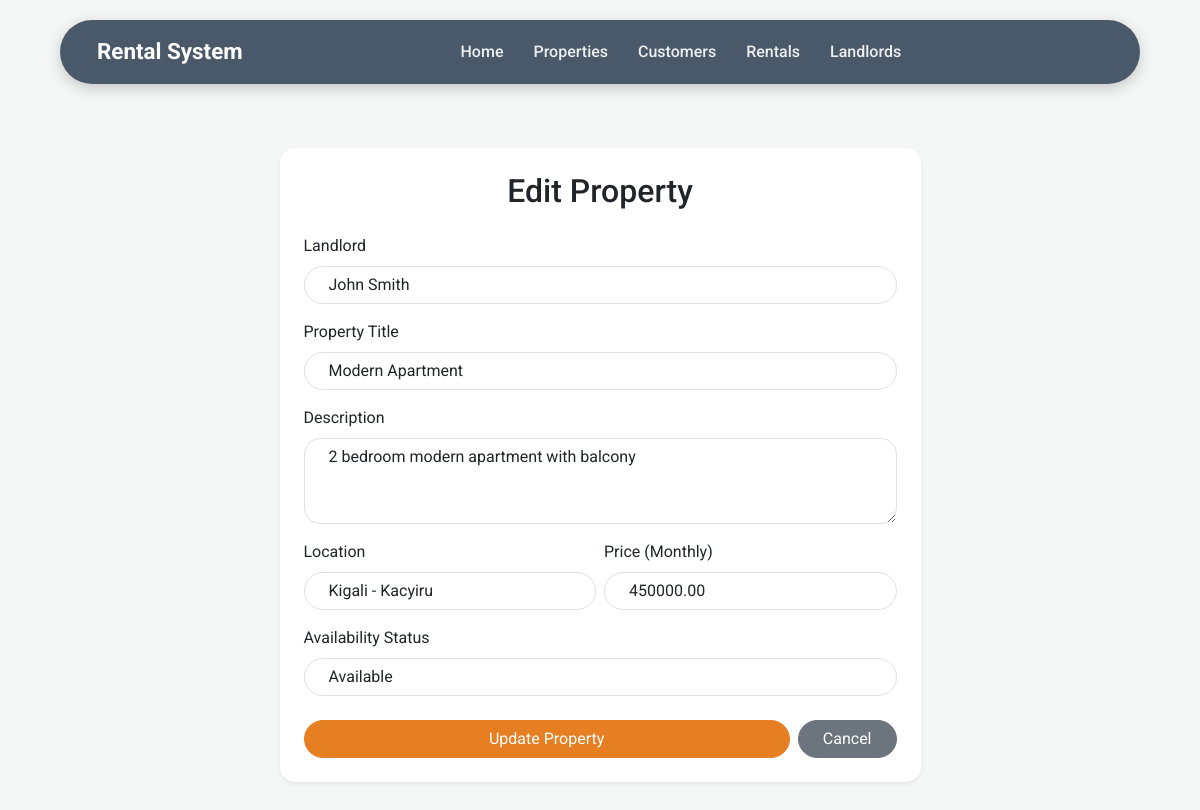
The app's page /properties/edit.php?id=1 with its own data.
### tables this page shows
CREATE TABLE Properties (
    property_id INT AUTO_INCREMENT PRIMARY KEY,
    landlord_id INT NOT NULL,
    title VARCHAR(100) NOT NULL,
    description TEXT,
    location VARCHAR(100) NOT NULL,
    price DECIMAL(10,2) NOT NULL,
    status ENUM('Available', 'Rented') DEFAULT 'Available',
    created_at DATETIME DEFAULT CURRENT_TIMESTAMP,
    CONSTRAINT fk_landlord
        FOREIGN KEY (landlord_id)
        REFERENCES Landlords(landlord_id)
        ON DELETE CASCADE
        ON UPDATE CASCADE
);

create table Landlords (
    landlord_id int(4) Primary key,
    full_name varchar(50) not null,
    phone varchar(20) not null,
    email varchar(100),
    password varchar(255) not null,
    created_at datetime default current_timestamp 
);

### properties/edit.php (the view, shortened to what this page needs)
<?php
include '../header.php';
include '../db_connect.php';
$id = $_GET['id'] ?? null;
$sql = "SELECT * FROM Properties WHERE property_id = $id";
$result = mysqli_query($conn, $sql);
$property = mysqli_fetch_assoc($result);
$landlords_sql = "SELECT landlord_id, full_name FROM Landlords ORDER BY full_name";
$landlords_result = mysqli_query($conn, $landlords_sql);
?>
<div class="row justify-content-center mt-4">
    <div class="col-md-7">
        <div class="card p-4 shadow-sm border-0">
            <h2 class="mb-4 text-center">Edit Property</h2>
            <form method="POST">
                <div class="mb-3">
                    <label for="landlord_id" class="form-label">Landlord</label>
                    <select class="form-control rounded-pill px-4" id="landlord_id" name="landlord_id" required>
                        <?php while ($landlord = mysqli_fetch_assoc($landlords_result)): ?>
                        <option value="<?php echo $landlord['landlord_id']; ?>" <?php if ($landlord['landlord_id'] == $property['landlord_id']) echo 'selected'; ?>><?php echo htmlspecialchars($landlord['full_name']); ?></option>
                        <?php endwhile; ?>
                    </select>
                </div>
                <div class="mb-3">
                    <label for="title" class="form-label">Property Title</label>
                    <input type="text" class="form-control rounded-pill px-4" id="title" name="title" value="<?php echo htmlspecialchars($property['title']); ?>" required>
                </div>
                <div class="mb-3">
                    <label for="description" class="form-label">Description</label>
                    <textarea class="form-control rounded-4 px-4" id="description" name="description" rows="3"><?php echo htmlspecialchars($property['description']); ?></textarea>
                </div>
                <div class="row gx-2">
                    <div class="col-md-6 mb-3">
                        <label for="location" class="form-label">Location</label>
                        <input type="text" class="form-control rounded-pill px-4" id="location" name="location" value="<?php echo htmlspecialchars($property['location']); ?>" required>
                    </div>
                    <div class="col-md-6 mb-3">
                        <label for="price" class="form-label">Price (Monthly)</label>
                        <input type="number" step="0.01" class="form-control rounded-pill px-4" id="price" name="price" value="<?php echo $property['price']; ?>" required>
                    </div>
                </div>
                <div class="mb-4">
                    <label for="status" class="form-label">Availability Status</label>
                    <select class="form-control rounded-pill px-4" id="status" name="status" required>
                        <option value="Available" <?php if ($property['status'] == 'Available') echo 'selected'; ?>>Available</option>
                    </select>
                </div>
                <div class="d-flex gap-2">
                    <button type="submit" class="btn btn-primary rounded-pill px-5 flex-grow-1">Update Property</button>
                    <a href="list.php" class="btn btn-secondary rounded-pill px-4">Cancel</a>
                </div>
            </form>
        </div>
    </div>
</div>
<?php include '../footer.php'; ?>

### assets/style.css (style rules this page uses)
:root { --primary-color: #2C3E50; --accent-color: #E67E22; --text-color: #333; --bg-light: #f4f7f6; }
body { font-family: 'Roboto', sans-serif; color: var(--text-color); background-color: var(--bg-light); padding-top: 100px; }
.btn-primary { background-color: var(--accent-color) !important; border-color: var(--accent-color) !important; }
.card { border: none; border-radius: 15px; box-shadow: 0 5px 15px rgba(0,0,0,0.05); }

### records on screen
properties: landlord_id "John Smith", title "Modern Apartment", description "2 bedroom modern apartment with balcony", location "Kigali - Kacyiru", price "450000.00", status "Available"
